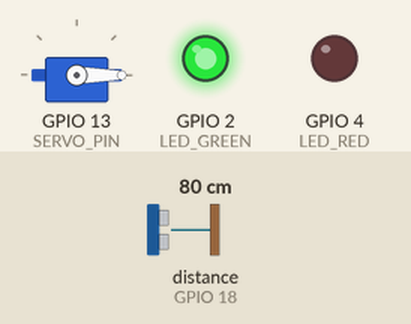
Recording of a sketch running on a simulated ESP32. Parts: servo, output pins drawn as LEDs (lit = HIGH). Wiring (inferred from the names in the program): ultrasonic range finder: trigger GPIO 5; echo GPIO 18. The inputs (shaded band) are chosen by the test bench; at power-on: distance to the obstacle (sensor on GPIO 18) 80 cm. The echo pulse lasts 58.3 µs per cm; WiFi joins after 1.5 s; servers stay silent unless stated; uploads are accepted with an empty reply; pins used as bus, display or sensor lines are not drawn; what the sketch prints to the serial monitor is not drawn.

Above: at 2.7 s.
2.8 s: distance to the obstacle (sensor on GPIO 18) set to 57 cm
4.4 s: distance to the obstacle (sensor on GPIO 18) set to 46 cm
At 5.7 s:
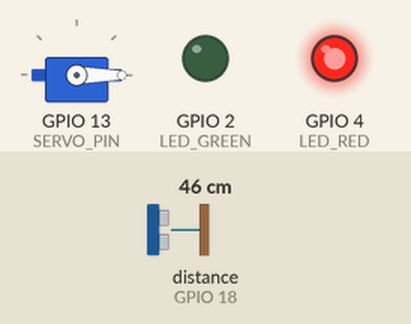
6.2 s: distance to the obstacle (sensor on GPIO 18) set to 60 cm
At 7.4 s:
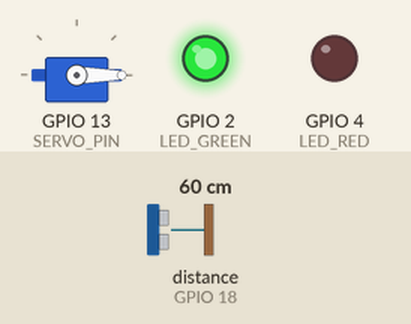
7.9 s: distance to the obstacle (sensor on GPIO 18) set to 2 cm
At 9.0 s:
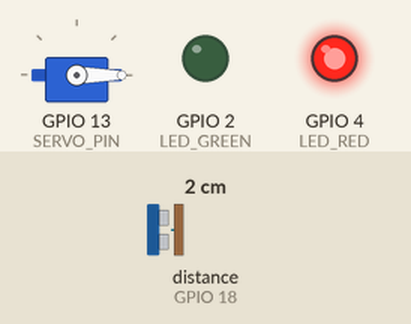
Timing chart, 0 to 10.6 s (numbered marks = the images above; inputs shaded):
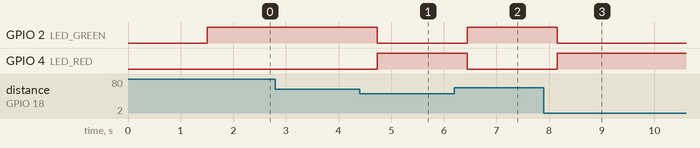

The sketch:

esp32_smartpark_sensor.ino
```cpp
/*
 * SmartPark AI — ESP32 Edge Slot Sensor & Servo Gate Controller
 *
 * Hardware Requirements:
 * - ESP32 NodeMCU Development Board
 * - HC-SR04 Ultrasonic Distance Sensor
 * - SG90 Micro Servo (Barrier Gate)
 * - Status LEDs (Green: Available, Red: Occupied, Yellow: Reserved)
 * - 0.96" I2C OLED Display (Optional)
 */

#include <WiFi.h>
#include <HTTPClient.h>
#include <ArduinoJson.h>
#include <ESP32Servo.h>

// WiFi Configuration
const char* ssid = "YOUR_WIFI_SSID";
const char* password = "YOUR_WIFI_PASSWORD";

// SmartPark Backend Endpoint
const char* serverUrl = "http://YOUR_EC2_PUBLIC_IP:5000/api/iot/sensor-event";
const char* gateUrl = "http://YOUR_EC2_PUBLIC_IP:5000/api/iot/gate/control";

// Device Identification
const char* DEVICE_ID = "ESP32_SENSOR_A01";
const int SLOT_ID = 1;

// Pin Definitions
#define TRIG_PIN 5
#define ECHO_PIN 18
#define SERVO_PIN 13
#define LED_GREEN 2
#define LED_RED 4

// Distance Threshold
const int OCCUPIED_THRESHOLD_CM = 50;

Servo barrierGate;
String lastReportedState = "UNKNOWN";
unsigned long lastTelemetryTime = 0;
const unsigned long telemetryInterval = 5000; // Send telemetry every 5 seconds

void setup() {
  Serial.begin(115200);

  pinMode(TRIG_PIN, OUTPUT);
  pinMode(ECHO_PIN, INPUT);
  pinMode(LED_GREEN, OUTPUT);
  pinMode(LED_RED, OUTPUT);

  barrierGate.attach(SERVO_PIN);
  barrierGate.write(0); // Gate Closed initially

  // Connect to WiFi
  Serial.print("Connecting to WiFi: ");
  Serial.println(ssid);
  WiFi.begin(ssid, password);
  while (WiFi.status() != WL_CONNECTED) {
    delay(500);
    Serial.print(".");
  }
  Serial.println("\nWiFi Connected! IP: " + WiFi.localIP().toString());
}

long measureDistanceCm() {
  digitalWrite(TRIG_PIN, LOW);
  delayMicroseconds(2);
  digitalWrite(TRIG_PIN, HIGH);
  delayMicroseconds(10);
  digitalWrite(TRIG_PIN, LOW);

  long duration = pulseIn(ECHO_PIN, HIGH, 30000); // 30ms timeout
  if (duration == 0) return 999; // Out of range
  return duration * 0.034 / 2;
}

void sendTelemetry(long distance) {
  if (WiFi.status() == WL_CONNECTED) {
    HTTPClient http;
    http.begin(serverUrl);
    http.addHeader("Content-Type", "application/json");

    StaticJsonDocument<200> doc;
    doc["deviceId"] = DEVICE_ID;
    doc["slotId"] = SLOT_ID;
    doc["distanceCm"] = distance;
    doc["rawVoltage"] = 3.3;

    String requestBody;
    serializeJson(doc, requestBody);

    int httpResponseCode = http.POST(requestBody);
    if (httpResponseCode > 0) {
      String response = http.getString();
      Serial.printf("[IoT Telemetry] HTTP %d: %s\n", httpResponseCode, response.c_str());
    } else {
      Serial.printf("[IoT Telemetry Error] %s\n", http.errorToString(httpResponseCode).c_str());
    }
    http.end();
  }
}

void loop() {
  long distance = measureDistanceCm();
  String currentState = (distance <= OCCUPIED_THRESHOLD_CM) ? "OCCUPIED" : "AVAILABLE";

  // Update Status LEDs
  if (currentState == "OCCUPIED") {
    digitalWrite(LED_RED, HIGH);
    digitalWrite(LED_GREEN, LOW);
  } else {
    digitalWrite(LED_RED, LOW);
    digitalWrite(LED_GREEN, HIGH);
  }

  // Trigger telemetry on state change or heartbeat interval
  unsigned long now = millis();
  if (currentState != lastReportedState || (now - lastTelemetryTime >= telemetryInterval)) {
    Serial.printf("[Sensor] Dist: %ld cm | State: %s\n", distance, currentState.c_str());
    sendTelemetry(distance);
    lastReportedState = currentState;
    lastTelemetryTime = now;
  }

  delay(500);
}
```

Measured:
- the behaviour switches between 52 and 51 cm on distance to the obstacle (sensor on GPIO 18) (found by bisection; images 0 and 1)
- after the input at 2.8 s, every drawn part: stays the same
- after the input at 4.4 s, GPIO 2 (LED_GREEN): HIGH → LOW after 0.33 s; GPIO 4 (LED_RED): LOW → HIGH after 0.33 s
- after the input at 6.2 s, GPIO 2 (LED_GREEN): LOW → HIGH after 0.24 s; GPIO 4 (LED_RED): HIGH → LOW after 0.24 s
- after the input at 7.9 s, GPIO 2 (LED_GREEN): HIGH → LOW after 0.25 s; GPIO 4 (LED_RED): LOW → HIGH after 0.25 s
